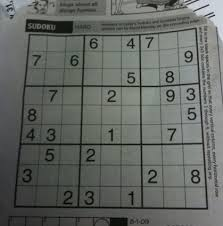
#> input picture images/sudoku.jpg, 223 x 226 px
$ python 'Hough Transform_13.py'
#> lines starting #> are read from the running program, lines starting #| are printed output that depends on the picture; after the words box and inside, x2 and y2 are one past the last pixel; in counts of white or black regions, pixels touching at a corner belong together
# Hough transform is a technique to detect any shape, if you represent that shape in
#mathematical form.

#Standard Hough Transform : using hough lines method
import cv2
import numpy as np

img=cv2.imread("images/sudoku.jpg")
#> img is the input picture: shape (226, 223, 3); mean B, G, R 99.1, 103.3, 99.8
img1=cv2.resize(img,(512,512))
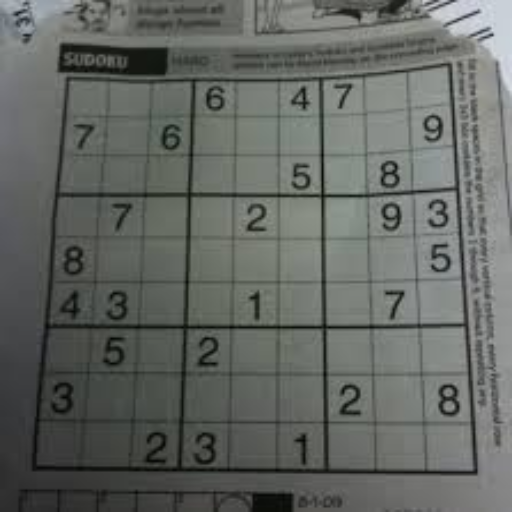
#> img1: shape (512, 512, 3); mean B, G, R 99, 103.2, 99.6
img2=img1.copy()
gray=cv2.cvtColor(img1,cv2.COLOR_BGR2GRAY)
gray2=cv2.cvtColor(img2,cv2.COLOR_BGR2GRAY)
edges=cv2.Canny(gray,50,100,apertureSize=3)
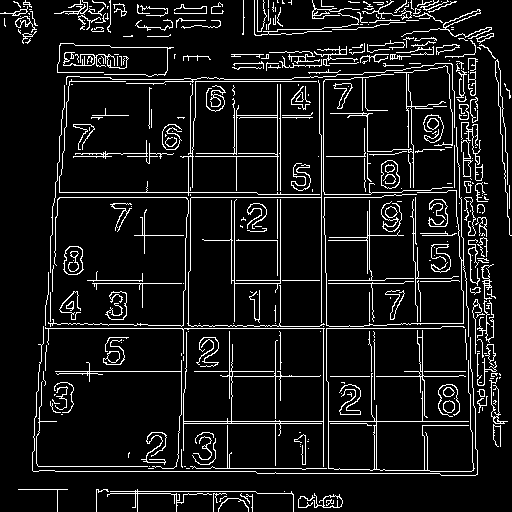
#> edges: shape (512, 512); 9.1% white in thin lines or dots
edges2=cv2.Canny(gray2,50,100,apertureSize=3)
lines=cv2.HoughLines(edges, 1, np.pi/180 ,200)  # polar coordinate
#> lines = 22 rows, first 8: [328, 1.57], [197, 1.57], [280, 0], [421, 1.57], [371, 1.57], [323, 0], [192, 1.57], [471, 1.57]
#(imgsrc, distance reso, theta, threshold)

for line in lines:
    rho,theta=line[0]
    a=np.cos(theta)
    b=np.sin(theta)

    x0=a*rho  # top left corner of image
    y0=b*rho

    x1=int(x0+1000*(-b))
    y1=int(y0+1000*(a))
    x2=int(x0-1000*(-b))
    y2=int(y0-1000*(a))

    cv2.line(img1,(x1,y1),(x2,y2),(0,0,255),2)
#> this loop made 22 passes
#> (rho, theta, a, b, x0, y0, x1, y1) on passes 1 to 12: (328, 1.57, -4.37e-08, 1, -1.43e-05, 328, -1000, 327), (197, 1.57, -4.37e-08, 1, -8.61e-06, 197, -1000, 196), (280, 0, 1, 0, 280, 0, 280, 1000), (421, 1.57, -4.37e-08, 1, -1.84e-05, 421, -1000, 420), (371, 1.57, -4.37e-08, 1, -1.62e-05, 371, -1000, 370), (323, 0, 1, 0, 323, 0, 323, 1000), (192, 1.57, -4.37e-08, 1, -8.39e-06, 192, -1000, 191), (471, 1.57, -4.37e-08, 1, -2.06e-05, 471, -1000, 470), (376, 1.57, -4.37e-08, 1, -1.64e-05, 376, -1000, 375), (283, 1.57, -4.37e-08, 1, -1.24e-05, 283, -1000, 282), (156, 1.57, -4.37e-08, 1, -6.82e-06, 156, -1000, 155), (280, 1.57, -4.37e-08, 1, -1.22e-05, 280, -1000, 279)
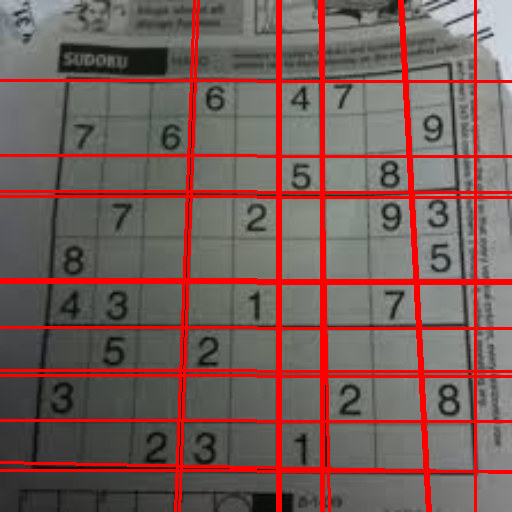
#> img1: shape (512, 512, 3); 11.9% of pixels changed, all inside (x1, y1, x2, y2) = (0, 0, 512, 512)


lines1=cv2.HoughLinesP(edges2,1,np.pi/180,100,minLineLength=100,maxLineGap=10)
#> lines1 = 33 rows, first 6: [43, 328, 440, 328], [280, 400, 280, 79], [55, 197, 381, 197], [179, 421, 475, 421], [323, 191, 323, 50], [55, 371, 279, 371]
for l in lines1:
    x1,y1,x2,y2= l[0]
    cv2.line(img2,(x1,y1),(x2,y2),(0,255,0),2)
#> this loop made 33 passes
#> (x1, y1, x2, y2) on passes 1 to 12: (43, 328, 440, 328), (280, 400, 280, 79), (55, 197, 381, 197), (179, 421, 475, 421), (323, 191, 323, 50), (55, 371, 279, 371), (55, 192, 256, 192), (222, 376, 494, 376), (231, 280, 384, 280), (416, 305, 425, 473), (55, 471, 255, 471), (321, 325, 321, 135)
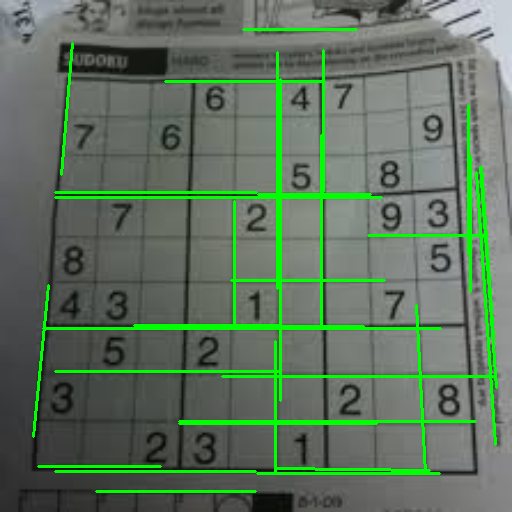
#> img2: shape (512, 512, 3); 6.68% of pixels changed, all inside (x1, y1, x2, y2) = (32, 28, 498, 493)
cv2.imshow("image_standard_HT",img1)
cv2.imshow('image_Probablistic_HT',img2)
cv2.waitKey(0)
cv2.destroyAllWindows()
